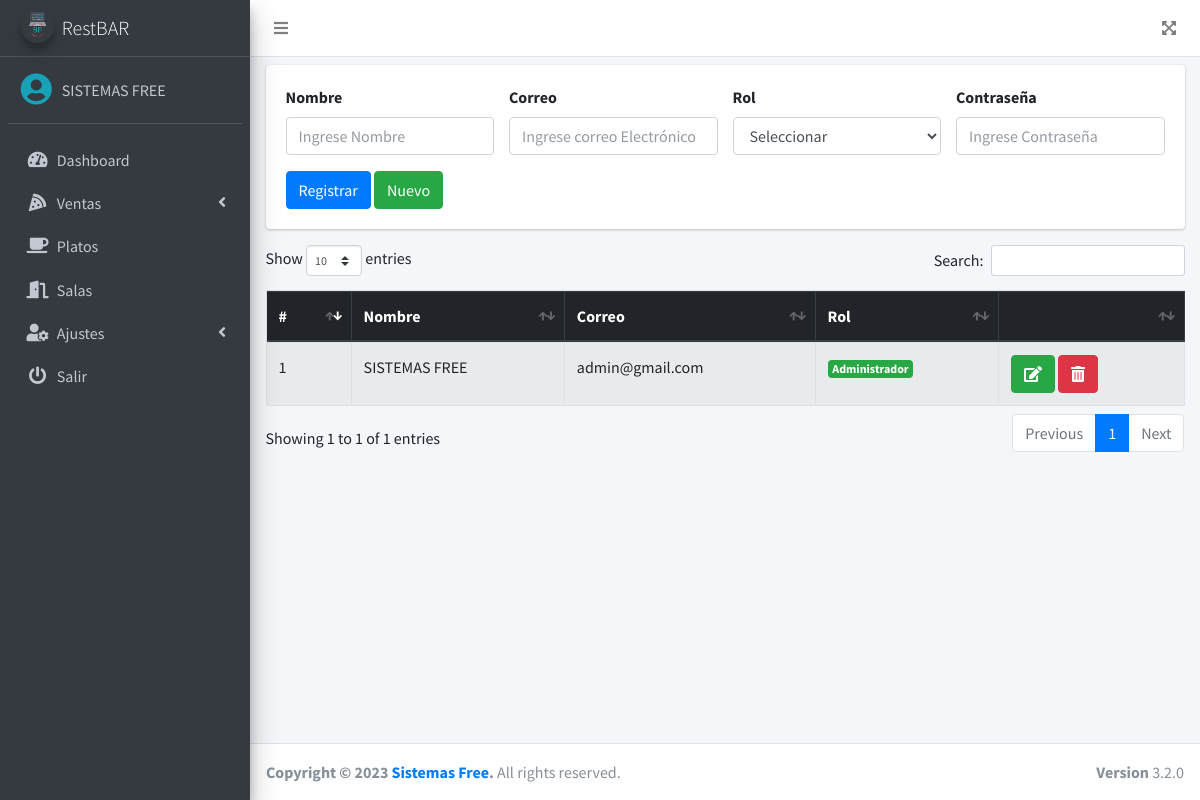
The app's page /src/usuarios.php (signed in) with its own data.
### tables this page shows
CREATE TABLE `usuarios` (
  `id` int(11) NOT NULL,
  `nombre` varchar(200) NOT NULL,
  `correo` varchar(200) NOT NULL,
  `pass` varchar(50) NOT NULL,
  `rol` int(11) NOT NULL,
  `estado` int(11) NOT NULL DEFAULT 1
);

### src/usuarios.php (the view, shortened to what this page needs)
<?php
include "../conexion.php";
include "includes/header.php";
?>
<div class="card">
    <div class="card-body">
        <form action="" method="post" autocomplete="off" id="formulario">
            <div class="row">
                <div class="col-md-3">
                    <div class="form-group">
                        <label for="nombre">Nombre</label>
                        <input type="text" class="form-control" placeholder="Ingrese Nombre" name="nombre" id="nombre">
                    </div>
                </div>
                <div class="col-md-3">
                    <div class="form-group">
                        <label for="correo">Correo</label>
                        <input type="correo" class="form-control" placeholder="Ingrese correo Electrónico" name="correo" id="correo">
                    </div>
                </div>
                <div class="col-md-3">
                    <div class="form-group">
                        <label for="rol">Rol</label>
                        <select id="rol" class="form-control" name="rol">
                            <option>Seleccionar</option>
                        </select>
                    </div>
                </div>
                <div class="col-md-3">
                    <div class="form-group">
                        <label for="pass">Contraseña</label>
                        <input type="password" class="form-control" placeholder="Ingrese Contraseña" name="pass" id="pass">
                    </div>
                </div>
            </div>
            <input type="submit" value="Registrar" class="btn btn-primary" id="btnAccion">
            <input type="button" value="Nuevo" class="btn btn-success" id="btnNuevo" onclick="limpiar()">
        </form>
    </div>
</div>
<div class="table-responsive">
    <table class="table table-hover table-striped table-bordered mt-2" id="tbl">
        <thead class="thead-dark">
            <tr>
                <th>#</th>
                <th>Nombre</th>
                <th>Correo</th>
                <th>Rol</th>
                <th></th>
            </tr>
        </thead>
        <tbody>
            <?php
            $query = mysqli_query($conexion, "SELECT * FROM usuarios WHERE estado = 1");
            $result = mysqli_num_rows($query);
            if ($result > 0) {
                while ($data = mysqli_fetch_assoc($query)) {
                    if ($data['rol'] == 1) {
                        $rol = '<span class="badge badge-success">Administrador</span>';
                    }else if($data['rol'] == 2){
                        $rol = '<span class="badge badge-info">Cocinero</span>';
                    }else{
                        $rol = '<span class="badge badge-warning">Mozo</span>';
                    }
                    ?>
                    <tr>
                        <td><?php echo $data['id']; ?></td>
                        <td><?php echo $data['nombre']; ?></td>
                        <td><?php echo $data['correo']; ?></td>
                        <td><?php echo $rol; ?></td>
                        <td>
                            <a href="#" onclick="editarUsuario(<?php echo $data['id']; ?>)" class="btn btn-success"><i class='fas fa-edit'></i></a>
                            <form action="eliminar.php?id=<?php echo $data['id']; ?>&accion=usuarios" method="post" class="confirmar d-inline">
                                <button class="btn btn-danger" type="submit"><i class='fas fa-trash-alt'></i> </button>
                            </form>
                        </td>
                    </tr>
            <?php }
            } ?>
        </tbody>
    </table>
</div>
<?php include_once "includes/footer.php"; ?>

### records on screen
usuarios: id "1", nombre "SISTEMAS FREE", correo "admin@gmail.com", rol "Administrador"

### other values on screen
$_SESSION['nombre'] "SISTEMAS FREE"
